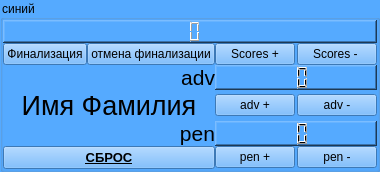
       <widget class="QGroupBox" name="blue">
        <property name="minimumSize">
         <size>
          <width>0</width>
          <height>0</height>
         </size>
        </property>
        <property name="mouseTracking">
         <bool>false</bool>
        </property>
        <property name="styleSheet">
         <string notr="true">background-color: rgb(85, 170, 255);</string>
        </property>
        <property name="title">
         <string>синий</string>
        </property>
        <property name="flat">
         <bool>false</bool>
        </property>
        <property name="checkable">
         <bool>false</bool>
        </property>
        <layout class="QGridLayout" name="gridLayout_3">
         <property name="leftMargin">
          <number>0</number>
         </property>
         <property name="topMargin">
          <number>0</number>
         </property>
         <property name="rightMargin">
          <number>0</number>
         </property>
         <property name="bottomMargin">
          <number>0</number>
         </property>
         <property name="spacing">
          <number>0</number>
         </property>
         <item row="1" column="0" colspan="2">
          <widget class="QLCDNumber" name="b_scoreNum">
           <property name="minimumSize">
            <size>
             <width>0</width>
             <height>0</height>
            </size>
           </property>
           <property name="cursor">
            <cursorShape>ArrowCursor</cursorShape>
           </property>
           <property name="frameShape">
            <enum>QFrame::WinPanel</enum>
           </property>
           <property name="digitCount">
            <number>2</number>
           </property>
           <property name="intValue" stdset="0">
            <number>0</number>
           </property>
          </widget>
         </item>
         <item row="8" column="1">
          <widget class="QLCDNumber" name="b_advNum">
           <property name="cursor">
            <cursorShape>ArrowCursor</cursorShape>
           </property>
           <property name="frameShape">
            <enum>QFrame::WinPanel</enum>
           </property>
           <property name="digitCount">
            <number>2</number>
           </property>
           <property name="intValue" stdset="0">
            <number>0</number>
           </property>
          </widget>
         </item>
         <item row="10" column="1">
          <widget class="QLCDNumber" name="b_penNum">
           <property name="cursor">
            <cursorShape>ArrowCursor</cursorShape>
           </property>
           <property name="frameShape">
            <enum>QFrame::WinPanel</enum>
           </property>
           <property name="digitCount">
            <number>2</number>
           </property>
          </widget>
         </item>
         <item row="10" column="0">
          <widget class="QLabel" name="b_pen">
           <property name="font">
            <font>
             <pointsize>16</pointsize>
            </font>
           </property>
           <property name="text">
            <string>pen</string>
           </property>
           <property name="alignment">
            <set>Qt::AlignBottom|Qt::AlignRight|Qt::AlignTrailing</set>
           </property>
          </widget>
         </item>
         <item row="8" column="0">
          <widget class="QLabel" name="b_adv">
           <property name="enabled">
            <bool>true</bool>
           </property>
           <property name="font">
            <font>
             <pointsize>16</pointsize>
            </font>
           </property>
           <property name="text">
            <string>adv</string>
           </property>
           <property name="alignment">
            <set>Qt::AlignBottom|Qt::AlignRight|Qt::AlignTrailing</set>
           </property>
          </widget>
         </item>
         <item row="5" column="1">
          <layout class="QHBoxLayout" name="horizontalLayout_2">
           <property name="spacing">
            <number>2</number>
           </property>
           <item>
            <widget class="QPushButton" name="b_btn_scores_add">
             <property name="cursor">
              <cursorShape>PointingHandCursor</cursorShape>
             </property>
             <property name="focusPolicy">
              <enum>Qt::NoFocus</enum>
             </property>
             <property name="toolTip">
              <string>Клавиша Q</string>
             </property>
             <property name="text">
              <string>Scores +</string>
             </property>
            </widget>
           </item>
           <item>
            <widget class="QPushButton" name="b_btn_scores_sub">
             <property name="cursor">
              <cursorShape>PointingHandCursor</cursorShape>
             </property>
             <property name="focusPolicy">
              <enum>Qt::NoFocus</enum>
             </property>
             <property name="toolTip">
              <string>Клавиша W</string>
             </property>
             <property name="text">
              <string>Scores - </string>
             </property>
            </widget>
           </item>
          </layout>
         </item>
         <item row="9" column="1">
          <layout class="QHBoxLayout" name="horizontalLayout_3">
           <property name="spacing">
            <number>2</number>
           </property>
           <item>
            <widget class="QPushButton" name="b_btn_adv_add">
             <property name="cursor">
              <cursorShape>PointingHandCursor</cursorShape>
             </property>
             <property name="focusPolicy">
              <enum>Qt::NoFocus</enum>
             </property>
             <property name="toolTip">
              <string>Клавиша A</string>
             </property>
             <property name="text">
              <string>adv +</string>
             </property>
            </widget>
           </item>
           <item>
            <widget class="QPushButton" name="b_btn_adv_sub">
             <property name="cursor">
              <cursorShape>PointingHandCursor</cursorShape>
             </property>
             <property name="focusPolicy">
              <enum>Qt::NoFocus</enum>
             </property>
             <property name="toolTip">
              <string>Клавиша S</string>
             </property>
             <property name="text">
              <string>adv -</string>
             </property>
            </widget>
           </item>
          </layout>
         </item>
         <item row="11" column="0">
          <widget class="QPushButton" name="b_btn_reset">
           <property name="font">
            <font>
             <pointsize>10</pointsize>
             <weight>75</weight>
             <bold>true</bold>
             <underline>true</underline>
            </font>
           </property>
           <property name="cursor">
            <cursorShape>PointingHandCursor</cursorShape>
           </property>
           <property name="focusPolicy">
            <enum>Qt::NoFocus</enum>
           </property>
           <property name="toolTip">
            <string> F12</string>
           </property>
           <property name="text">
            <string>СБРОС</string>
           </property>
          </widget>
         </item>
         <item row="9" column="0">
          <widget class="QLabel" name="b_sportsman_name">
           <property name="font">
            <font>
             <pointsize>20</pointsize>
            </font>
           </property>
           <property name="text">
            <string>Имя Фамилия</string>
           </property>
           <property name="alignment">
            <set>Qt::AlignCenter</set>
           </property>
           <property name="wordWrap">
            <bool>true</bool>
           </property>
          </widget>
         </item>
         <item row="11" column="1">
          <layout class="QHBoxLayout" name="horizontalLayout_4">
           <property name="spacing">
            <number>2</number>
           </property>
           <item>
            <widget class="QPushButton" name="b_btn_pen_add">
             <property name="cursor">
              <cursorShape>PointingHandCursor</cursorShape>
             </property>
             <property name="focusPolicy">
              <enum>Qt::NoFocus</enum>
             </property>
             <property name="toolTip">
              <string>Клавиша Z</string>
             </property>
             <property name="text">
              <string>pen +</string>
             </property>
            </widget>
           </item>
           <item>
            <widget class="QPushButton" name="b_btn_pen_sub">
             <property name="cursor">
              <cursorShape>PointingHandCursor</cursorShape>
             </property>
             <property name="focusPolicy">
              <enum>Qt::NoFocus</enum>
             </property>
             <property name="toolTip">
              <string>Клавиша X</string>
             </property>
             <property name="text">
              <string>pen -</string>
             </property>
            </widget>
           </item>
          </layout>
         </item>
         <item row="5" column="0">
          <layout class="QHBoxLayout" name="horizontalLayout_13">
           <item>
            <widget class="QPushButton" name="b_fin">
             <property name="cursor">
              <cursorShape>PointingHandCursor</cursorShape>
             </property>
             <property name="focusPolicy">
              <enum>Qt::NoFocus</enum>
             </property>
             <property name="toolTip">
              <string>F5</string>
             </property>
             <property name="text">
              <string>Финализация</string>
             </property>
            </widget>
           </item>
           <item>
            <widget class="QPushButton" name="b_fin_cancel">
             <property name="text">
              <string>отмена финализации</string>
             </property>
            </widget>
           </item>
          </layout>
         </item>
        </layout>
       </widget>
